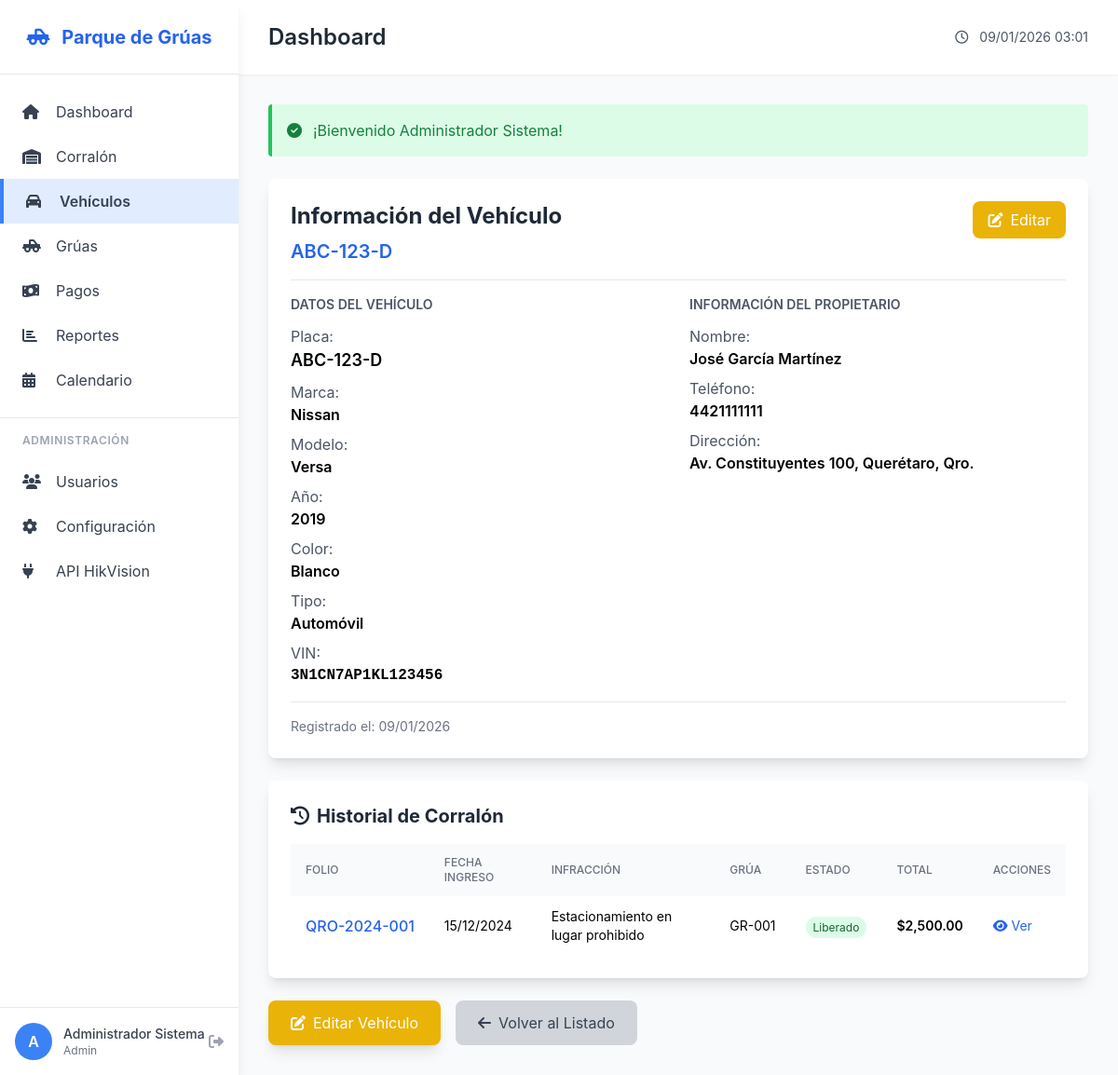
Page /vehicles/details/1 (signed in) on the committed database.
### tables this page shows
CREATE TABLE IF NOT EXISTS vehicles (
    id INT AUTO_INCREMENT PRIMARY KEY,
    plate VARCHAR(20) NOT NULL,
    brand VARCHAR(50),
    model VARCHAR(50),
    year INT,
    color VARCHAR(30),
    vehicle_type ENUM('auto', 'moto', 'camioneta', 'camion', 'otro') DEFAULT 'auto',
    owner_name VARCHAR(100),
    owner_phone VARCHAR(20),
    owner_address TEXT,
    vin VARCHAR(50),
    notes TEXT,
    created_at TIMESTAMP DEFAULT CURRENT_TIMESTAMP,
    updated_at TIMESTAMP DEFAULT CURRENT_TIMESTAMP ON UPDATE CURRENT_TIMESTAMP,
    INDEX idx_plate (plate)
);

CREATE TABLE IF NOT EXISTS impounds (
    id INT AUTO_INCREMENT PRIMARY KEY,
    folio VARCHAR(20) UNIQUE NOT NULL,
    vehicle_id INT NOT NULL,
    crane_id INT,
    infraction_type VARCHAR(100) NOT NULL,
    infraction_location TEXT NOT NULL,
    municipality VARCHAR(100) NOT NULL,
    impound_date DATETIME NOT NULL,
    release_date DATETIME,
    status ENUM('impounded', 'released', 'pending') DEFAULT 'impounded',
    officer_name VARCHAR(100),
    officer_badge VARCHAR(50),
    tow_cost DECIMAL(10,2) DEFAULT 0.00,
    storage_days INT DEFAULT 0,
    storage_cost_per_day DECIMAL(10,2) DEFAULT 100.00,
    fine_amount DECIMAL(10,2) DEFAULT 0.00,
    total_amount DECIMAL(10,2) DEFAULT 0.00,
    paid BOOLEAN DEFAULT FALSE,
    payment_id INT,
    observations TEXT,
    photos JSON,
    created_at TIMESTAMP DEFAULT CURRENT_TIMESTAMP,
    updated_at TIMESTAMP DEFAULT CURRENT_TIMESTAMP ON UPDATE CURRENT_TIMESTAMP,
    FOREIGN KEY (vehicle_id) REFERENCES vehicles(id) ON DELETE CASCADE,
    FOREIGN KEY (crane_id) REFERENCES cranes(id) ON DELETE SET NULL,
    INDEX idx_folio (folio),
    INDEX idx_status (status),
    INDEX idx_impound_date (impound_date)
);

CREATE TABLE IF NOT EXISTS cranes (
    id INT AUTO_INCREMENT PRIMARY KEY,
    crane_number VARCHAR(20) UNIQUE NOT NULL,
    plate VARCHAR(20) NOT NULL,
    brand VARCHAR(50),
    model VARCHAR(50),
    year INT,
    capacity_tons DECIMAL(5,2),
    status ENUM('available', 'in_service', 'maintenance', 'inactive') DEFAULT 'available',
    driver_name VARCHAR(100),
    driver_license VARCHAR(50),
    last_maintenance DATE,
    next_maintenance DATE,
    notes TEXT,
    created_at TIMESTAMP DEFAULT CURRENT_TIMESTAMP,
    updated_at TIMESTAMP DEFAULT CURRENT_TIMESTAMP ON UPDATE CURRENT_TIMESTAMP
);

### app/views/vehicles/view.php (the view, shortened to what the rows shown need)
<div class="space-y-6">
    <div class="bg-white rounded-lg shadow-lg p-6">
        <div class="border-b pb-4 mb-4 flex justify-between items-start">
            <div>
                <h3 class="text-2xl font-bold text-gray-800">Información del Vehículo</h3>
                <p class="text-xl text-blue-600 font-semibold mt-2">
                    <?php echo htmlspecialchars($vehicle['plate']); ?>
                </p>
            </div>
            <div>
            </div>
        </div>
        <div class="grid grid-cols-1 md:grid-cols-2 gap-6">
            <div>
                <div class="space-y-2">
                    <div>
                        <span class="text-gray-600">Placa:</span>
                        <span class="font-semibold block text-lg">
                            <?php echo htmlspecialchars($vehicle['plate']); ?>
                        </span>
                    </div>
                    <div>
                        <span class="text-gray-600">Marca:</span>
                        <span class="font-semibold block">
                            <?php echo htmlspecialchars($vehicle['brand'] ?: 'N/A'); ?>
                        </span>
                    </div>
                    <div>
                        <span class="text-gray-600">Modelo:</span>
                        <span class="font-semibold block">
                            <?php echo htmlspecialchars($vehicle['model'] ?: 'N/A'); ?>
                        </span>
                    </div>
                    <div>
                        <span class="text-gray-600">Año:</span>
                        <span class="font-semibold block">
                            <?php echo htmlspecialchars($vehicle['year'] ?: 'N/A'); ?>
                        </span>
                    </div>
                    <div>
                        <span class="text-gray-600">Color:</span>
                        <span class="font-semibold block">
                            <?php echo htmlspecialchars($vehicle['color'] ?: 'N/A'); ?>
                        </span>
                    </div>
                    <div>
                        <span class="text-gray-600">Tipo:</span>
                        <span class="font-semibold block">
                            <?php
                            $types = [
                                'auto' => 'Automóvil',
                                'moto' => 'Motocicleta',
                                'camioneta' => 'Camioneta',
                                'camion' => 'Camión',
                                'otro' => 'Otro'
                            ];
                            echo $types[$vehicle['vehicle_type']] ?? $vehicle['vehicle_type'];
                            ?>
                        </span>
                    </div>
                    <?php if (!empty($vehicle['vin'])): ?>
                    <div>
                        <span class="text-gray-600">VIN:</span>
                        <span class="font-semibold block font-mono">
                            <?php echo htmlspecialchars($vehicle['vin']); ?>
                        </span>
                    </div>
                    <?php endif; ?>
                </div>
            </div>
            <div>
                <div class="space-y-2">
                    <div>
                        <span class="text-gray-600">Nombre:</span>
                        <span class="font-semibold block">
                            <?php echo htmlspecialchars($vehicle['owner_name'] ?: 'N/A'); ?>
                        </span>
                    </div>
                    <?php if (!empty($vehicle['owner_phone'])): ?>
                    <div>
                        <span class="text-gray-600">Teléfono:</span>
                        <span class="font-semibold block">
                            <?php echo htmlspecialchars($vehicle['owner_phone']); ?>
                        </span>
                    </div>
                    <?php endif; ?>
                    <?php if (!empty($vehicle['owner_address'])): ?>
                    <div>
                        <span class="text-gray-600">Dirección:</span>
                        <span class="font-semibold block">
                            <?php echo htmlspecialchars($vehicle['owner_address']); ?>
                        </span>
                    </div>
                    <?php endif; ?>
                </div>
            </div>
        </div>
        <div class="mt-4 pt-4 border-t text-sm text-gray-500">
            Registrado el: <?php echo date('d/m/Y', strtotime($vehicle['created_at'])); ?>
        </div>
    </div>
    <div class="bg-white rounded-lg shadow-lg p-6">
        <?php if (empty($impoundHistory)): ?>
            <div class="text-center py-8 text-gray-500">
                <i class="fas fa-inbox text-4xl mb-2"></i>
                <p>Este vehículo no tiene registros en el corralón</p>
            </div>
        <?php else: ?>
            <div class="overflow-x-auto">
                <table class="min-w-full">
                    <thead class="bg-gray-50">
                        <tr>
                            <th class="px-4 py-3 text-left text-xs font-medium text-gray-500 uppercase">Folio</th>
                            <th class="px-4 py-3 text-left text-xs font-medium text-gray-500 uppercase">Fecha Ingreso</th>
                            <th class="px-4 py-3 text-left text-xs font-medium text-gray-500 uppercase">Infracción</th>
                            <th class="px-4 py-3 text-left text-xs font-medium text-gray-500 uppercase">Grúa</th>
                            <th class="px-4 py-3 text-left text-xs font-medium text-gray-500 uppercase">Estado</th>
                            <th class="px-4 py-3 text-left text-xs font-medium text-gray-500 uppercase">Total</th>
                            <th class="px-4 py-3 text-left text-xs font-medium text-gray-500 uppercase">Acciones</th>
                        </tr>
                    </thead>
                    <tbody class="divide-y divide-gray-200">
                        <?php foreach ($impoundHistory as $impound): ?>
                            <tr class="hover:bg-gray-50">
                                <td class="px-4 py-3 whitespace-nowrap">
                                    <a href="<?php echo BASE_URL; ?>/impounds/details/<?php echo $impound['id']; ?>"
                                       class="text-blue-600 hover:text-blue-800 font-medium">
                                        <?php echo htmlspecialchars($impound['folio']); ?>
                                    </a>
                                </td>
                                <td class="px-4 py-3 whitespace-nowrap text-sm">
                                    <?php echo date('d/m/Y', strtotime($impound['impound_date'])); ?>
                                </td>
                                <td class="px-4 py-3 text-sm">
                                    <?php echo htmlspecialchars($impound['infraction_type']); ?>
                                </td>
                                <td class="px-4 py-3 whitespace-nowrap text-sm">
                                    <?php echo htmlspecialchars($impound['crane_number'] ?? 'N/A'); ?>
                                </td>
                                <td class="px-4 py-3 whitespace-nowrap">
                                    <?php if ($impound['status'] === 'impounded'): ?>
                                        <span class="px-2 py-1 text-xs rounded-full bg-yellow-100 text-yellow-800">
                                            En Corralón
                                        </span>
                                    <?php else: ?>
                                        <span class="px-2 py-1 text-xs rounded-full bg-green-100 text-green-800">
                                            Liberado
                                        </span>
                                    <?php endif; ?>
                                </td>
                                <td class="px-4 py-3 whitespace-nowrap text-sm font-semibold">
                                    $<?php echo number_format($impound['total_amount'], 2); ?>
                                </td>
                                <td class="px-4 py-3 whitespace-nowrap text-sm">
                                    <a href="<?php echo BASE_URL; ?>/impounds/details/<?php echo $impound['id']; ?>"
                                       class="text-blue-600 hover:text-blue-800">
                                        <i class="fas fa-eye"></i> Ver
                                    </a>
                                </td>
                            </tr>
                        <?php endforeach; ?>
                    </tbody>
                </table>
            </div>
        <?php endif; ?>
    </div>
</div>

### rows in the picture
vehicles: plate "ABC-123-D", brand "Nissan", model "Versa", year "2019", color "Blanco", vehicle_type "Automóvil", vin "3N1CN7AP1KL123456", owner_name "José García Martínez", owner_phone "4421111111", owner_address "Av. Constituyentes 100, Querétaro, Qro.", created_at "09/01/2026"
impounds: folio "QRO-2024-001", impound_date "15/12/2024", infraction_type "Estacionamiento en lugar prohibido", crane.crane_number "GR-001", status "Liberado", total_amount "2,500.00"

### other values in the picture
substr($_SESSION['full_name'] ?? 'U', 0, 1) "A"
$_SESSION['full_name'] "Administrador Sistema"
$_SESSION['role'] "Admin"
$title "Dashboard"
$_SESSION['success'] "¡Bienvenido Administrador Sistema!"
